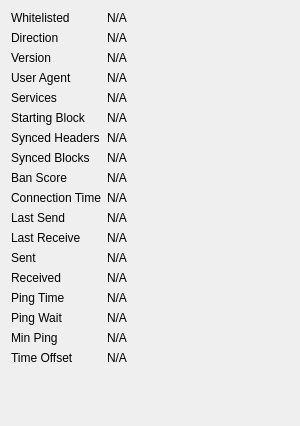
             <widget class="QWidget" name="detailWidget">
              <property name="geometry">
               <rect>
                <x>0</x>
                <y>0</y>
                <width>300</width>
                <height>426</height>
               </rect>
              </property>
              <property name="minimumSize">
               <size>
                <width>300</width>
                <height>0</height>
               </size>
              </property>
              <layout class="QGridLayout" name="gridLayout_2" columnstretch="0,1">
               <item row="0" column="0">
                <widget class="QLabel" name="label_30">
                 <property name="text">
                  <string>Whitelisted</string>
                 </property>
                </widget>
               </item>
               <item row="0" column="1">
                <widget class="QLabel" name="peerWhitelisted">
                 <property name="cursor">
                  <cursorShape>IBeamCursor</cursorShape>
                 </property>
                 <property name="text">
                  <string>N/A</string>
                 </property>
                 <property name="textFormat">
                  <enum>Qt::PlainText</enum>
                 </property>
                 <property name="textInteractionFlags">
                  <set>Qt::LinksAccessibleByMouse|Qt::TextSelectableByKeyboard|Qt::TextSelectableByMouse</set>
                 </property>
                </widget>
               </item>
               <item row="1" column="0">
                <widget class="QLabel" name="label_23">
                 <property name="text">
                  <string>Direction</string>
                 </property>
                </widget>
               </item>
               <item row="1" column="1">
                <widget class="QLabel" name="peerDirection">
                 <property name="cursor">
                  <cursorShape>IBeamCursor</cursorShape>
                 </property>
                 <property name="text">
                  <string>N/A</string>
                 </property>
                 <property name="textFormat">
                  <enum>Qt::PlainText</enum>
                 </property>
                 <property name="textInteractionFlags">
                  <set>Qt::LinksAccessibleByMouse|Qt::TextSelectableByKeyboard|Qt::TextSelectableByMouse</set>
                 </property>
                </widget>
               </item>
               <item row="2" column="0">
                <widget class="QLabel" name="label_21">
                 <property name="text">
                  <string>Version</string>
                 </property>
                </widget>
               </item>
               <item row="2" column="1">
                <widget class="QLabel" name="peerVersion">
                 <property name="cursor">
                  <cursorShape>IBeamCursor</cursorShape>
                 </property>
                 <property name="text">
                  <string>N/A</string>
                 </property>
                 <property name="textFormat">
                  <enum>Qt::PlainText</enum>
                 </property>
                 <property name="textInteractionFlags">
                  <set>Qt::LinksAccessibleByMouse|Qt::TextSelectableByKeyboard|Qt::TextSelectableByMouse</set>
                 </property>
                </widget>
               </item>
               <item row="3" column="0">
                <widget class="QLabel" name="label_28">
                 <property name="text">
                  <string>User Agent</string>
                 </property>
                </widget>
               </item>
               <item row="3" column="1">
                <widget class="QLabel" name="peerSubversion">
                 <property name="cursor">
                  <cursorShape>IBeamCursor</cursorShape>
                 </property>
                 <property name="text">
                  <string>N/A</string>
                 </property>
                 <property name="textFormat">
                  <enum>Qt::PlainText</enum>
                 </property>
                 <property name="textInteractionFlags">
                  <set>Qt::LinksAccessibleByMouse|Qt::TextSelectableByKeyboard|Qt::TextSelectableByMouse</set>
                 </property>
                </widget>
               </item>
               <item row="4" column="0">
                <widget class="QLabel" name="label_4">
                 <property name="text">
                  <string>Services</string>
                 </property>
                </widget>
               </item>
               <item row="4" column="1">
                <widget class="QLabel" name="peerServices">
                 <property name="cursor">
                  <cursorShape>IBeamCursor</cursorShape>
                 </property>
                 <property name="text">
                  <string>N/A</string>
                 </property>
                 <property name="textFormat">
                  <enum>Qt::PlainText</enum>
                 </property>
                 <property name="textInteractionFlags">
                  <set>Qt::LinksAccessibleByMouse|Qt::TextSelectableByKeyboard|Qt::TextSelectableByMouse</set>
                 </property>
                </widget>
               </item>
               <item row="5" column="0">
                <widget class="QLabel" name="label_29">
                 <property name="text">
                  <string>Starting Block</string>
                 </property>
                </widget>
               </item>
               <item row="5" column="1">
                <widget class="QLabel" name="peerHeight">
                 <property name="cursor">
                  <cursorShape>IBeamCursor</cursorShape>
                 </property>
                 <property name="text">
                  <string>N/A</string>
                 </property>
                 <property name="textFormat">
                  <enum>Qt::PlainText</enum>
                 </property>
                 <property name="textInteractionFlags">
                  <set>Qt::LinksAccessibleByMouse|Qt::TextSelectableByKeyboard|Qt::TextSelectableByMouse</set>
                 </property>
                </widget>
               </item>
               <item row="6" column="0">
                <widget class="QLabel" name="label_27">
                 <property name="text">
                  <string>Synced Headers</string>
                 </property>
                </widget>
               </item>
               <item row="6" column="1">
                <widget class="QLabel" name="peerSyncHeight">
                 <property name="cursor">
                  <cursorShape>IBeamCursor</cursorShape>
                 </property>
                 <property name="text">
                  <string>N/A</string>
                 </property>
                 <property name="textFormat">
                  <enum>Qt::PlainText</enum>
                 </property>
                 <property name="textInteractionFlags">
                  <set>Qt::LinksAccessibleByMouse|Qt::TextSelectableByKeyboard|Qt::TextSelectableByMouse</set>
                 </property>
                </widget>
               </item>
               <item row="7" column="0">
                <widget class="QLabel" name="label_25">
                 <property name="text">
                  <string>Synced Blocks</string>
                 </property>
                </widget>
               </item>
               <item row="7" column="1">
                <widget class="QLabel" name="peerCommonHeight">
                 <property name="cursor">
                  <cursorShape>IBeamCursor</cursorShape>
                 </property>
                 <property name="text">
                  <string>N/A</string>
                 </property>
                 <property name="textFormat">
                  <enum>Qt::PlainText</enum>
                 </property>
                 <property name="textInteractionFlags">
                  <set>Qt::LinksAccessibleByMouse|Qt::TextSelectableByKeyboard|Qt::TextSelectableByMouse</set>
                 </property>
                </widget>
               </item>
               <item row="8" column="0">
                <widget class="QLabel" name="label_24">
                 <property name="text">
                  <string>Ban Score</string>
                 </property>
                </widget>
               </item>
               <item row="8" column="1">
                <widget class="QLabel" name="peerBanScore">
                 <property name="cursor">
                  <cursorShape>IBeamCursor</cursorShape>
                 </property>
                 <property name="text">
                  <string>N/A</string>
                 </property>
                 <property name="textFormat">
                  <enum>Qt::PlainText</enum>
                 </property>
                 <property name="textInteractionFlags">
                  <set>Qt::LinksAccessibleByMouse|Qt::TextSelectableByKeyboard|Qt::TextSelectableByMouse</set>
                 </property>
                </widget>
               </item>
               <item row="9" column="0">
                <widget class="QLabel" name="label_22">
                 <property name="text">
                  <string>Connection Time</string>
                 </property>
                </widget>
               </item>
               <item row="9" column="1">
                <widget class="QLabel" name="peerConnTime">
                 <property name="cursor">
                  <cursorShape>IBeamCursor</cursorShape>
                 </property>
                 <property name="text">
                  <string>N/A</string>
                 </property>
                 <property name="textFormat">
                  <enum>Qt::PlainText</enum>
                 </property>
                 <property name="textInteractionFlags">
                  <set>Qt::LinksAccessibleByMouse|Qt::TextSelectableByKeyboard|Qt::TextSelectableByMouse</set>
                 </property>
                </widget>
               </item>
               <item row="10" column="0">
                <widget class="QLabel" name="label_15">
                 <property name="text">
                  <string>Last Send</string>
                 </property>
                </widget>
               </item>
               <item row="10" column="1">
                <widget class="QLabel" name="peerLastSend">
                 <property name="cursor">
                  <cursorShape>IBeamCursor</cursorShape>
                 </property>
                 <property name="text">
                  <string>N/A</string>
                 </property>
                 <property name="textFormat">
                  <enum>Qt::PlainText</enum>
                 </property>
                 <property name="textInteractionFlags">
                  <set>Qt::LinksAccessibleByMouse|Qt::TextSelectableByKeyboard|Qt::TextSelectableByMouse</set>
                 </property>
                </widget>
               </item>
               <item row="11" column="0">
                <widget class="QLabel" name="label_19">
                 <property name="text">
                  <string>Last Receive</string>
                 </property>
                </widget>
               </item>
               <item row="11" column="1">
                <widget class="QLabel" name="peerLastRecv">
                 <property name="cursor">
                  <cursorShape>IBeamCursor</cursorShape>
                 </property>
                 <property name="text">
                  <string>N/A</string>
                 </property>
                 <property name="textFormat">
                  <enum>Qt::PlainText</enum>
                 </property>
                 <property name="textInteractionFlags">
                  <set>Qt::LinksAccessibleByMouse|Qt::TextSelectableByKeyboard|Qt::TextSelectableByMouse</set>
                 </property>
                </widget>
               </item>
               <item row="12" column="0">
                <widget class="QLabel" name="label_18">
                 <property name="text">
                  <string>Sent</string>
                 </property>
                </widget>
               </item>
               <item row="12" column="1">
                <widget class="QLabel" name="peerBytesSent">
                 <property name="cursor">
                  <cursorShape>IBeamCursor</cursorShape>
                 </property>
                 <property name="text">
                  <string>N/A</string>
                 </property>
                 <property name="textFormat">
                  <enum>Qt::PlainText</enum>
                 </property>
                 <property name="textInteractionFlags">
                  <set>Qt::LinksAccessibleByMouse|Qt::TextSelectableByKeyboard|Qt::TextSelectableByMouse</set>
                 </property>
                </widget>
               </item>
               <item row="13" column="0">
                <widget class="QLabel" name="label_20">
                 <property name="text">
                  <string>Received</string>
                 </property>
                </widget>
               </item>
               <item row="13" column="1">
                <widget class="QLabel" name="peerBytesRecv">
                 <property name="cursor">
                  <cursorShape>IBeamCursor</cursorShape>
                 </property>
                 <property name="text">
                  <string>N/A</string>
                 </property>
                 <property name="textFormat">
                  <enum>Qt::PlainText</enum>
                 </property>
                 <property name="textInteractionFlags">
                  <set>Qt::LinksAccessibleByMouse|Qt::TextSelectableByKeyboard|Qt::TextSelectableByMouse</set>
                 </property>
                </widget>
               </item>
               <item row="14" column="0">
                <widget class="QLabel" name="label_26">
                 <property name="text">
                  <string>Ping Time</string>
                 </property>
                </widget>
               </item>
               <item row="14" column="1">
                <widget class="QLabel" name="peerPingTime">
                 <property name="cursor">
                  <cursorShape>IBeamCursor</cursorShape>
                 </property>
                 <property name="text">
                  <string>N/A</string>
                 </property>
                 <property name="textFormat">
                  <enum>Qt::PlainText</enum>
                 </property>
                 <property name="textInteractionFlags">
                  <set>Qt::LinksAccessibleByMouse|Qt::TextSelectableByKeyboard|Qt::TextSelectableByMouse</set>
                 </property>
                </widget>
               </item>
               <item row="15" column="0">
                <widget class="QLabel" name="peerPingWaitLabel">
                 <property name="toolTip">
                  <string>The duration of a currently outstanding ping.</string>
                 </property>
                 <property name="text">
                  <string>Ping Wait</string>
                 </property>
                </widget>
               </item>
               <item row="15" column="1">
                <widget class="QLabel" name="peerPingWait">
                 <property name="cursor">
                  <cursorShape>IBeamCursor</cursorShape>
                 </property>
                 <property name="text">
                  <string>N/A</string>
                 </property>
                 <property name="textFormat">
                  <enum>Qt::PlainText</enum>
                 </property>
                 <property name="textInteractionFlags">
                  <set>Qt::LinksAccessibleByMouse|Qt::TextSelectableByKeyboard|Qt::TextSelectableByMouse</set>
                 </property>
                </widget>
               </item>
               <item row="16" column="0">
                <widget class="QLabel" name="peerMinPingLabel">
                 <property name="text">
                  <string>Min Ping</string>
                 </property>
                </widget>
               </item>
               <item row="16" column="1">
                <widget class="QLabel" name="peerMinPing">
                 <property name="cursor">
                  <cursorShape>IBeamCursor</cursorShape>
                 </property>
                 <property name="text">
                  <string>N/A</string>
                 </property>
                 <property name="textFormat">
                  <enum>Qt::PlainText</enum>
                 </property>
                 <property name="textInteractionFlags">
                  <set>Qt::LinksAccessibleByMouse|Qt::TextSelectableByKeyboard|Qt::TextSelectableByMouse</set>
                 </property>
                </widget>
               </item>
               <item row="17" column="0">
                <widget class="QLabel" name="label_timeoffset">
                 <property name="text">
                  <string>Time Offset</string>
                 </property>
                </widget>
               </item>
               <item row="17" column="1">
                <widget class="QLabel" name="timeoffset">
                 <property name="cursor">
                  <cursorShape>IBeamCursor</cursorShape>
                 </property>
                 <property name="text">
                  <string>N/A</string>
                 </property>
                 <property name="textFormat">
                  <enum>Qt::PlainText</enum>
                 </property>
                 <property name="textInteractionFlags">
                  <set>Qt::LinksAccessibleByMouse|Qt::TextSelectableByKeyboard|Qt::TextSelectableByMouse</set>
                 </property>
                </widget>
               </item>
               <item row="18" column="0">
                <spacer name="verticalSpacer_3">
                 <property name="orientation">
                  <enum>Qt::Vertical</enum>
                 </property>
                 <property name="sizeHint" stdset="0">
                  <size>
                   <width>20</width>
                   <height>40</height>
                  </size>
                 </property>
                </spacer>
               </item>
              </layout>
             </widget>
